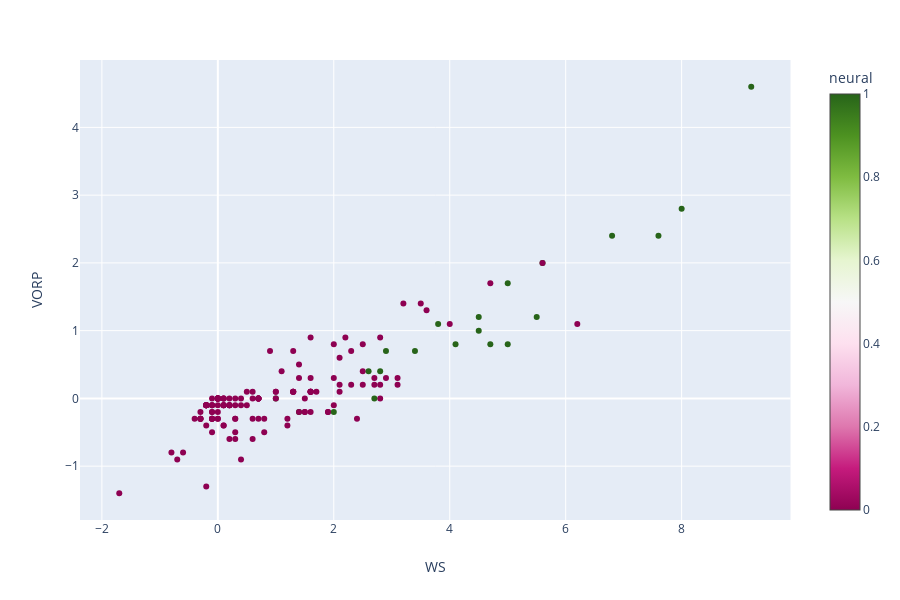

The notebook cell this image was saved under:
### Code cell
fig = px.scatter(test_master_w_predictions, x='WS', y='VORP',
              color='neural', hover_name='Player_name', hover_data=['USG%', 'PER', 'MP', 'VORP', 'Age', 'RPG'], color_continuous_scale=px.colors.diverging.PiYG)
# fig.update_xaxes(range=[-2, 4.5])
fig.show()

### Figure 1 — Plotly figure (JSON) as saved in the notebook; plotly's stock layout.template omitted (floating-point values rounded to 4 significant figures; data arrays with more than 128 entries replaced by an {"elided": "..."} marker saying what was removed)
{"data": [{"customdata": {"elided": "164x6 float values"}, "hoverlabel": {"namelength": 0}, "hovertemplate": "<b>%{hovertext}</b><br><br>WS=%{x}<br>VORP=%{customdata[3]}<br>USG%=%{customdata[0]}<br>PER=%{customdata[1]}<br>MP=%{customdata[2]}<br>Age=%{customdata[4]}<br>RPG=%{customdata[5]}<br>neural=%{marker.color}", "hovertext": {"elided": "164 str values"}, "legendgroup": "", "marker": {"color": {"elided": "164 int values"}, "coloraxis": "coloraxis", "symbol": "circle"}, "mode": "markers", "name": "", "showlegend": false, "type": "scatter", "x": {"elided": "164 float values"}, "xaxis": "x", "y": {"elided": "164 float values"}, "yaxis": "y"}], "layout": {"coloraxis": {"colorbar": {"title": {"text": "neural"}}, "colorscale": [[0, "rgb(142,1,82)"], [0.1, "rgb(197,27,125)"], [0.2, "rgb(222,119,174)"], [0.3, "rgb(241,182,218)"], [0.4, "rgb(253,224,239)"], [0.5, "rgb(247,247,247)"], [0.6, "rgb(230,245,208)"], [0.7, "rgb(184,225,134)"], [0.8, "rgb(127,188,65)"], [0.9, "rgb(77,146,33)"], [1, "rgb(39,100,25)"]]}, "height": 600, "legend": {"tracegroupgap": 0}, "margin": {"t": 60}, "xaxis": {"anchor": "y", "domain": [0, 0.98], "title": {"text": "WS"}}, "yaxis": {"anchor": "x", "domain": [0, 1], "title": {"text": "VORP"}}}}
